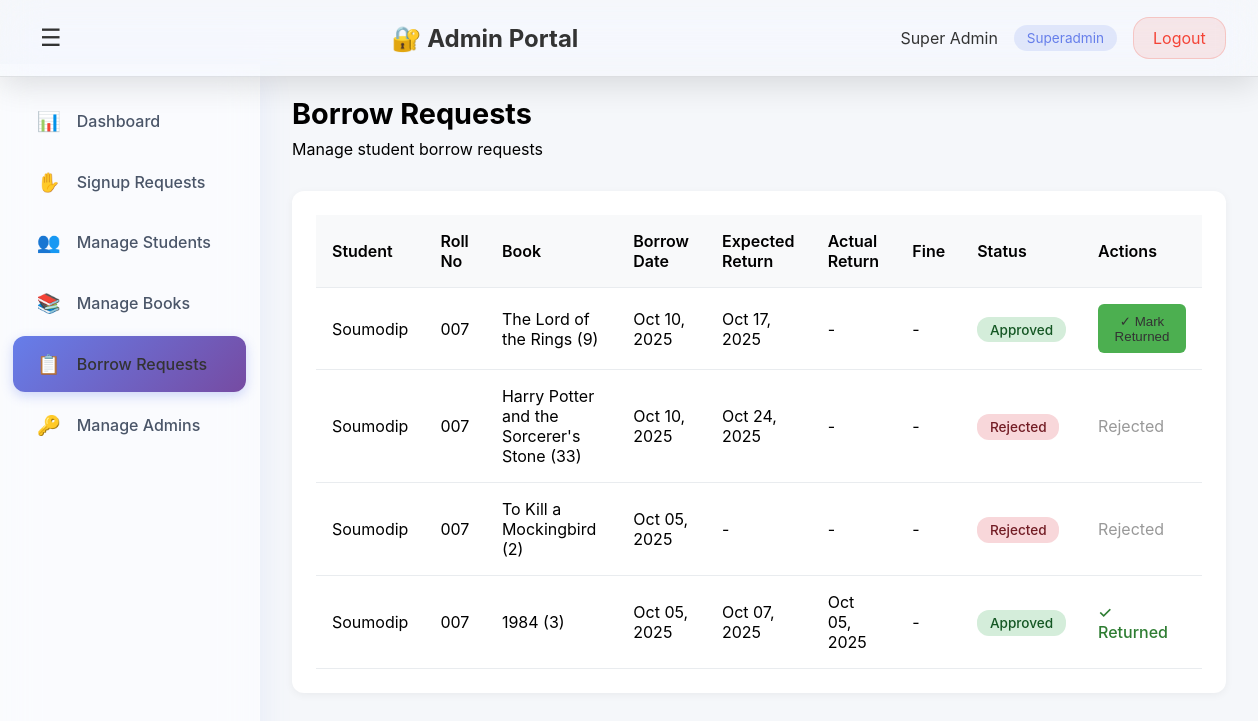
Screenshot of /admin-portal/borrow-requests/ (signed in) with the database file from the repository.
### lms_app/models.py (models this page shows, shortened)
class Admin(models.Model):
    email = models.EmailField(unique=True)
    name = models.CharField(max_length=100)
    department = models.CharField(max_length=100, blank=True, null=True)
    designation = models.CharField(max_length=100, blank=True, null=True)
    password = models.CharField(max_length=255)
    role = models.CharField(max_length=20, choices=ROLE_CHOICES, default='officer')
    is_active = models.BooleanField(default=True)
    created_at = models.DateTimeField(auto_now_add=True)

class Borrow(models.Model):
    student = models.ForeignKey(Student, on_delete=models.CASCADE)
    user = models.ForeignKey(User, on_delete=models.CASCADE, null=True, blank=True)
    book = models.ForeignKey(Book, on_delete=models.CASCADE)
    borrow_date = models.DateField(auto_now_add=True)
    expected_return_date = models.DateField(null=True, blank=True)
    return_date = models.DateField(null=True, blank=True)
    status = models.CharField(max_length=10, choices=STATUS_CHOICES, default='pending')
    is_approved = models.BooleanField(default=False)
    is_returned = models.BooleanField(default=False)
    message = models.CharField(max_length=255, blank=True)
    fine_amount = models.DecimalField(max_digits=10, decimal_places=2, default=0.00)
    reject_reason = models.TextField(blank=True, null=True, help_text='Reason for rejection')

class Student(models.Model):
    user = models.OneToOneField(User, on_delete=models.CASCADE)
    roll_no = models.CharField(max_length=20, unique=True)
    branch = models.CharField(max_length=50)
    name = models.CharField(max_length=100, blank=True, null=True)
    phone_number = models.CharField(max_length=15, blank=True, null=True)
    status = models.CharField(max_length=20, choices=STUDENT_STATUS_CHOICES, default='pending')
    status_reason = models.TextField(blank=True, null=True, help_text='Reason for rejection or disabling')

class Book(models.Model):
    title = models.CharField(max_length=200)
    author = models.CharField(max_length=200)
    isbn = models.CharField(max_length=13, unique=True)
    quantity = models.IntegerField(default=1)
    category = models.CharField(max_length=100, default='dummy')
    department = models.CharField(max_length=100, default='dummy')
    language = models.CharField(max_length=50, default='English')
    fine_rate = models.DecimalField(max_digits=10, decimal_places=2, default=5.00, help_text='Fine per day in rupees (₹)')

### lms_app/views.py (the view)
# urls.py: path('admin-portal/borrow-requests/', views.admin_borrow_requests_view, name='admin_borrow_requests'),
@admin_login_required
def admin_borrow_requests_view(request):
    borrows = Borrow.objects.all().select_related('student', 'student__user', 'book').order_by('-borrow_date')
    context = {
        'admin': request.admin,
        'borrows': borrows,
    }
    return render(request, 'admin_borrow_requests.html', context)

### lms_app/views.py (called while the page is built)
def admin_login_required(view_func):
    @wraps(view_func)
    def wrapper(request, *args, **kwargs):
        admin_id = request.session.get('admin_id')
        if not admin_id:
            messages.error(request, 'Please login to access this page.')
            return redirect('admin_login')
        try:
            admin = Admin.objects.get(id=admin_id, is_active=True)
            request.admin = admin
        except Admin.DoesNotExist:
            del request.session['admin_id']
            messages.error(request, 'Session expired. Please login again.')
            return redirect('admin_login')
        return view_func(request, *args, **kwargs)
    return wrapper

### lms_app/templates/admin_borrow_requests.html (shortened to what this page needs)
<!DOCTYPE html>
<html lang="en">
<head>
</head>
<body>
    <nav class="navbar">
        <button class="sidebar-toggle" id="sidebarToggle" onclick="toggleSidebar()">☰</button>
        <h1>🔐 Admin Portal</h1>
        <div class="user-info">
            <span>{{ admin.name }}</span>
            <span class="role-badge">{{ admin.get_role_display }}</span>
            <a href="{% url 'admin_logout' %}" class="logout-btn">Logout</a>
        </div>
    </nav>
    <div class="container">
        <aside class="sidebar">
            <ul class="sidebar-menu">
                <li><a href="{% url 'admin_dashboard' %}"><span class="icon">📊</span><span class="label">Dashboard</span></a></li>
                <li><a href="{% url 'admin_signup_requests' %}"><span class="icon">✋</span><span class="label">Signup Requests</span></a></li>
                <li><a href="{% url 'admin_manage_students' %}"><span class="icon">👥</span><span class="label">Manage Students</span></a></li>
                <li><a href="{% url 'admin_manage_books' %}"><span class="icon">📚</span><span class="label">Manage Books</span></a></li>
                <li><a href="{% url 'admin_borrow_requests' %}" class="active"><span class="icon">📋</span><span class="label">Borrow Requests</span></a></li>
                {% if admin.role == 'superadmin' %}
                <li><a href="{% url 'admin_manage_admins' %}"><span class="icon">🔑</span><span class="label">Manage Admins</span></a></li>
                {% endif %}
            </ul>
        </aside>
        <main class="main-content">
            <div class="page-header">
                <h2>Borrow Requests</h2>
                <p>Manage student borrow requests</p>
            </div>
            <div class="card">
                <table class="table">
                    <thead>
                        <tr>
                            <th>Student</th>
                            <th>Roll No</th>
                            <th>Book</th>
                            <th>Borrow Date</th>
                            <th>Expected Return</th>
                            <th>Actual Return</th>
                            <th>Fine</th>
                            <th>Status</th>
                            <th>Actions</th>
                        </tr>
                    </thead>
                    <tbody>
                        {% for borrow in borrows %}
                        <tr>
                            <td>{{ borrow.student.name|default:borrow.student.roll_no }}</td>
                            <td>{{ borrow.student.roll_no }}</td>
                            <td>{{ borrow.book.title }}</td>
                            <td>{{ borrow.borrow_date|date:"M d, Y" }}</td>
                            <td>{{ borrow.expected_return_date|date:"M d, Y"|default:"-" }}</td>
                            <td>{{ borrow.return_date|date:"M d, Y"|default:"-" }}</td>
                            <td>
                                {% if borrow.fine_amount and borrow.fine_amount > 0 %}
                                <span style="color: #d32f2f; font-weight: 600;">₹{{ borrow.fine_amount }}</span>
                                {% else %}
                                -
                                {% endif %}
                            </td>
                            <td><span class="badge badge-{{ borrow.status }}">{{ borrow.get_status_display }}</span></td>
                            <td>
                                {% if borrow.status == 'pending' %}
                                <form method="post" action="{% url 'admin_approve_borrow' borrow.id %}" style="display: inline;">
                                    {% csrf_token %}
                                    <button class="btn-success">Approve</button>
                                </form>
                                <button class="btn-danger"
                                        data-borrow-id="{{ borrow.id }}"
                                        data-book-title="{{ borrow.book.title }}"
                                        data-student-roll="{{ borrow.student.roll_no }}"
                                        onclick="openRejectModal(this)">Reject</button>
                                {% elif borrow.status == 'approved' and not borrow.is_returned %}
                                <form method="post" action="{% url 'admin_return_book' borrow.id %}" style="display: inline;">
                                    <button class="btn-success">✓ Mark Returned</button>
                                </form>
                                {% elif borrow.is_returned %}
                                <span style="color: #2e7d32; font-weight: 500;">✓ Returned</span>
                                {% else %}
                                <span style="color: #999;">{{ borrow.get_status_display }}</span>
                                {% endif %}
                            </td>
                        </tr>
                        {% empty %}
                        <tr>
                            <td colspan="9" style="text-align: center; color: #999;">No borrow requests found</td>
                        </tr>
                        {% endfor %}
                    </tbody>
                </table>
            </div>
        </main>
    </div>
</body>
</html>

### lms_app/templates/admin_borrow_requests.html (style rules this page uses)
* { margin: 0; padding: 0; box-sizing: border-box; }
body { font-family: -apple-system, BlinkMacSystemFont, 'Segoe UI', Roboto, sans-serif; background: #f5f7fa; }
.navbar { background: rgba(255, 255, 255, 0.1); backdrop-filter: blur(20px) saturate(180%); -webkit-backdrop-filter: blur(20px) saturate(180%); border-bottom: 1px solid rgba(0, 0, 0, 0.1); color: #333; padding: 1rem 2rem; box-shadow: 0 8px 32px rgba(0, 0, 0, 0.12); position: fixed; top: 0; left: 0; right: 0; z-index: 100; display: flex; justify-content: space-between; align-items: center; }
.navbar h1 { font-size: 1.5rem; }
.sidebar-toggle { background: none; border: none; color: #333; font-size: 1.5rem; cursor: pointer; padding: 0.5rem; display: flex; align-items: center; transition: transform 0.3s ease; }
.user-info { display: flex; align-items: center; gap: 1rem; }
.role-badge { background: rgba(102, 126, 234, 0.15); color: #667eea; padding: 0.3rem 0.8rem; border-radius: 20px; font-size: 0.85rem; }
.logout-btn { background: rgba(244, 67, 54, 0.1); color: #f44336; border: 1px solid rgba(244, 67, 54, 0.2); padding: 0.6rem 1.2rem; border-radius: 16px; cursor: pointer; text-decoration: none; display: inline-block; transition: all 0.3s cubic-bezier(0.4, 0, 0.2, 1); }
.container { display: flex; margin-top: 64px; min-height: calc(100vh - 64px); }
.sidebar { width: 260px; background: rgba(255, 255, 255, 0.5); backdrop-filter: blur(20px) saturate(180%); -webkit-backdrop-filter: blur(20px) saturate(180%); box-shadow: 0 8px 32px rgba(102, 126, 234, 0.1); position: fixed; height: calc(100vh - 64px); overflow-y: auto; transition: all 0.4s cubic-bezier(0.4, 0, 0.2, 1); border-right: 1px solid rgba(255, 255, 255, 0.3); }
.sidebar-menu { list-style: none; padding: 1.5rem 0; }
.sidebar-menu li { margin: 0.3rem 0; }
.sidebar-menu a { display: flex; align-items: center; gap: 1rem; padding: 1rem 1.5rem; margin: 0 0.8rem; color: #4a5568; text-decoration: none; transition: all 0.3s cubic-bezier(0.4, 0, 0.2, 1); border-radius: 12px; font-weight: 500; position: relative; white-space: nowrap; }
.sidebar-menu a::before { content: ''; position: absolute; left: 0; top: 50%; transform: translateY(-50%); width: 4px; height: 0; background: #667eea; border-radius: 0 4px 4px 0; transition: height 0.3s cubic-bezier(0.4, 0, 0.2, 1); }
.sidebar-menu a.active { background: linear-gradient(135deg, #667eea 0%, #764ba2 100%); color: #333; box-shadow: 0 4px 12px rgba(102, 126, 234, 0.3); }
.sidebar-menu a.active::before { height: 0; }
.icon { font-size: 1.2rem; min-width: 1.2rem; display: inline-flex; justify-content: center; }
.main-content { margin-left: 260px; flex: 1; padding: 2rem; transition: margin-left 0.4s cubic-bezier(0.4, 0, 0.2, 1); }
.page-header { margin-bottom: 2rem; }
.page-header h2 { font-size: 1.8rem; margin-bottom: 0.5rem; }
.btn-success { background: #4caf50; color: #333; border: none; padding: 0.6rem 1rem; border-radius: 6px; cursor: pointer; }
.card { background: white; padding: 1.5rem; border-radius: 12px; box-shadow: 0 2px 8px rgba(0, 0, 0, 0.05); }
.table { width: 100%; border-collapse: collapse; }
.table th, .table td { padding: 1rem; text-align: left; border-bottom: 1px solid #e9ecef; }
.table th { background: #f8f9fa; font-weight: 600; }
.badge { padding: 0.3rem 0.8rem; border-radius: 12px; font-size: 0.85rem; font-weight: 500; }
.badge-approved { background: #d4edda; color: #155724; }
.badge-rejected { background: #f8d7da; color: #721c24; }

### rows the page displays
Admin: name "Super Admin", role "Superadmin"
Borrow: student.name "Soumodip", student.roll_no "007", book "The Lord of the Rings (9)", borrow_date "Oct 10, 2025", expected_return_date "Oct 17, 2025", return_date "-", status "Approved", is_returned "✓ Mark Returned"
Borrow: student.name "Soumodip", student.roll_no "007", book "Harry Potter and the Sorcerer's Stone (33)", borrow_date "Oct 10, 2025", expected_return_date "Oct 24, 2025", return_date "-", status "Rejected"
Borrow: student.name "Soumodip", student.roll_no "007", book "To Kill a Mockingbird (2)", borrow_date "Oct 05, 2025", expected_return_date "-", return_date "-", status "Rejected"
Borrow: student.name "Soumodip", student.roll_no "007", book "1984 (3)", borrow_date "Oct 05, 2025", expected_return_date "Oct 07, 2025", return_date "Oct 05, 2025", status "Approved", is_returned "✓ Returned"
